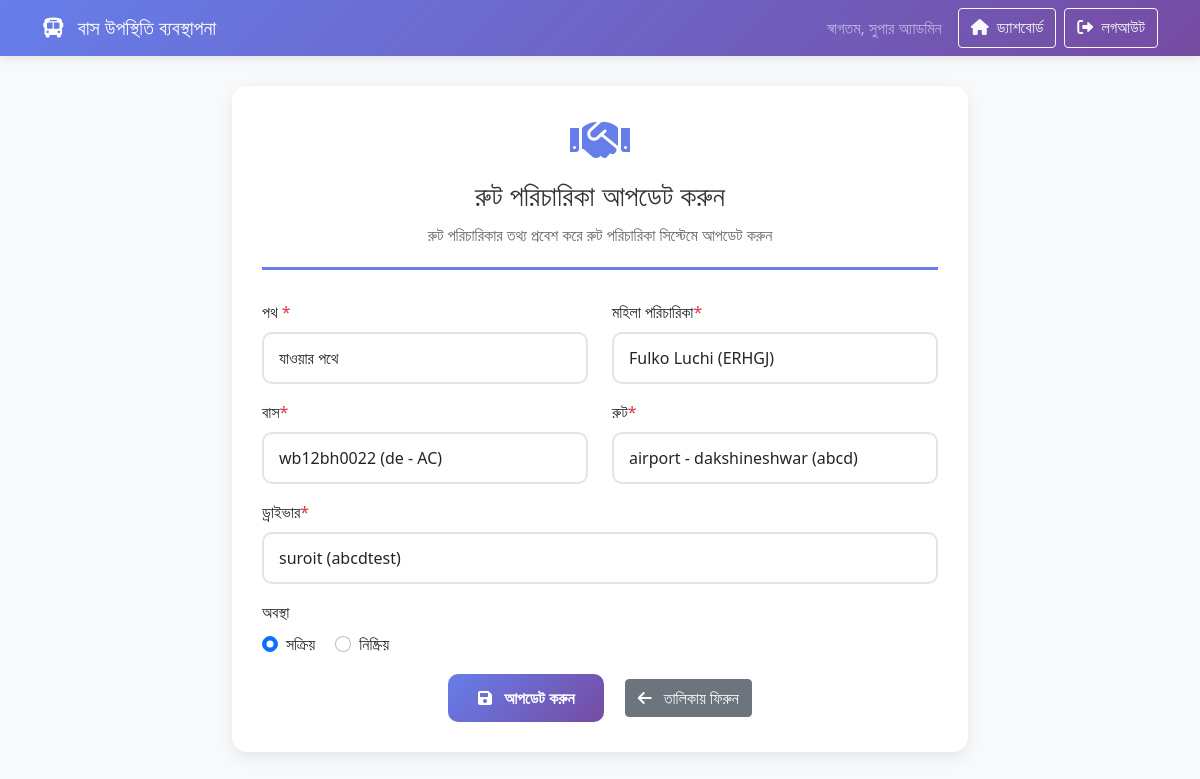
/edit_route_attendant.php?id=1 (signed in), run on the app's committed database.
### tables this page shows
CREATE TABLE `route_attendant` (
  `id` int(11) NOT NULL,
  `way` varchar(100) DEFAULT NULL,
  `attendant` int(11) DEFAULT NULL,
  `bus` int(11) DEFAULT NULL,
  `route` int(11) DEFAULT NULL,
  `driver` int(11) DEFAULT NULL,
  `status` enum('active','inactive') DEFAULT 'active',
  `created_at` timestamp NOT NULL DEFAULT current_timestamp(),
  `updated_at` timestamp NOT NULL DEFAULT current_timestamp() ON UPDATE current_timestamp()
);

### edit_route_attendant.php (the view, shortened to what this page needs)
<?php
require_once 'config/database.php';
$route_attendent_id = (int)($_GET['id'] ?? 0);
try {
    $stmt = $pdo->prepare("SELECT * FROM route_attendant WHERE id = :id");
    $stmt->execute([':id' => $route_attendent_id]);
    $route_attendent = $stmt->fetch();
} catch (PDOException $e) {
    $_SESSION['error_message'] = "সিস্টেমে সমস্যা হয়েছে";
    header('Location: edit_route_attendant.php');
    exit();
}
?>
<!DOCTYPE html>
<html lang="bn">
<head>
    <link href="https://cdn.jsdelivr.net/npm/bootstrap@5.1.3/dist/css/bootstrap.min.css" rel="stylesheet">
    <link href="https://cdnjs.cloudflare.com/ajax/libs/font-awesome/6.0.0/css/all.min.css" rel="stylesheet">
</head>
<body>
    <nav class="navbar navbar-expand-lg navbar-dark">
        <div class="container">
            <a class="navbar-brand" href="dashboard.php">
                <i class="fas fa-bus me-2"></i>
                বাস উপস্থিতি ব্যবস্থাপনা
            </a>
            <div class="navbar-nav ms-auto">
                <span class="navbar-text me-3">
                    স্বাগতম, <?php echo htmlspecialchars($_SESSION['super_admin_name']); ?>
                </span>
                <a href="dashboard.php" class="btn btn-outline-light me-2">
                    <i class="fas fa-home me-1"></i>
                    ড্যাশবোর্ড
                </a>
                <a href="logout.php" class="btn btn-outline-light">
                    <i class="fas fa-sign-out-alt me-1"></i>
                    লগআউট
                </a>
            </div>
        </div>
    </nav>
    <div class="container">
        <div class="row justify-content-center">
            <div class="col-md-8">
                <div class="form-container">
                    <div class="form-header">
                        <i class="fa-solid fa-handshake attendant-icon"></i>
                        <h3>রুট পরিচারিকা আপডেট করুন</h3>
                        <p>রুট পরিচারিকার তথ্য প্রবেশ করে রুট পরিচারিকা সিস্টেমে আপডেট করুন</p>
                    </div>
                    <form action="process_edit_route_attendant.php" method="POST">
                        <div class="row">
                            <div class="col-md-6">
                                <div class="mb-3">
                                    <label for="way" class="form-label">পথ <span class="text-danger">*</span></label>
                                    <select name="way" id="way" class="form-control" required>
                                        <option value="to_go" <?php if ($route_attendent['way'] == 'to_go') echo 'selected'; ?>>যাওয়ার পথে</option>
                                    </select>
                                </div>
                            </div>
                            <div class="col-md-6">
                                <div class="mb-3">
                                    <label for="attendant" class="form-label">মহিলা পরিচারিকা<span class="text-danger">*</span></label>
                                    <select name="attendant" id="attendant" class="form-control" required>
                                        <?php
                                        $stmt = $pdo->query("SELECT id, attendant_name, attendant_id_number FROM attendants ORDER BY attendant_name ASC");
                                        while ($row = $stmt->fetch(PDO::FETCH_ASSOC)) {
                                            if ($row['id'] == $route_attendent['attendant']) {
                                                echo '<option value="' . htmlspecialchars($row['id']) . '" selected>' . htmlspecialchars($row['attendant_name']) . ' (' . htmlspecialchars($row['attendant_id_number']) . ')</option>';
                                                continue;
                                            }
                                        }
                                        ?>
                                    </select>
                                </div>
                            </div>
                        </div>
                        <div class="row">
                            <div class="col-md-6">
                                <div class="mb-3">
                                    <label for="bus" class="form-label">বাস<span class="text-danger">*</span></label>
                                    <select name="bus" id="bus" class="form-control" required>
                                        <?php
                                        $stmt = $pdo->query("SELECT id, bus_number, bus_name, bus_type  FROM buses ORDER BY bus_number ASC");
                                        while ($row = $stmt->fetch(PDO::FETCH_ASSOC)) {
                                            if ($row['id'] == $route_attendent['bus']) {
                                                echo '<option value="' . htmlspecialchars($row['id']) . '" selected>' . htmlspecialchars($row['bus_number']) . ' (' . htmlspecialchars($row['bus_name']) . ' - ' . htmlspecialchars($row['bus_type']). ')</option>';
                                                continue;
                                            }
                                        }
                                        ?>
                                    </select>
                                </div>
                            </div>
                            <div class="col-md-6">
                                <div class="mb-3">
                                    <label for="route" class="form-label">রুট<span class="text-danger">*</span></label>
                                    <select name="route" id="route" class="form-control" required>
                                        <?php
                                        $stmt = $pdo->query("SELECT id, route_name, route_code FROM routes ORDER BY route_name ASC");
                                        while ($row = $stmt->fetch(PDO::FETCH_ASSOC)) {
                                            if ($row['id'] == $route_attendent['route']) {
                                                echo '<option value="' . htmlspecialchars($row['id']) . '" selected>' . htmlspecialchars($row['route_name']) . ' (' . htmlspecialchars($row['route_code']). ')</option>';
                                                continue;
                                            }
                                        }
                                        ?>
                                    </select>
                                </div>
                            </div>
                        </div>
                        <div class="row">
                            <div class="col-md-12">
                                <div class="mb-3">
                                    <label for="driver" class="form-label">ড্রাইভার<span class="text-danger">*</span></label>
                                    <select name="driver" id="driver" class="form-control" required>
                                        <?php
                                        $stmt = $pdo->query("SELECT id, driver_name, license_number FROM drivers ORDER BY driver_name ASC");
                                        while ($row = $stmt->fetch(PDO::FETCH_ASSOC)) {
                                            if ($row['id'] == $route_attendent['driver']) {
                                                echo '<option value="' . htmlspecialchars($row['id']) . '" selected>' . htmlspecialchars($row['driver_name']) . ' (' . htmlspecialchars($row['license_number']) . ')</option>';
                                                continue;
                                            }
                                        }
                                        ?>
                                    </select>
                                </div>
                            </div>
                        </div>
                        <div class="row">
                            <div class="col-md-6">
                                <div class="mb-3">
                                    <label class="form-label">অবস্থা</label>
                                    <div>
                                        <div class="form-check form-check-inline">
                                            <input class="form-check-input" type="radio" name="status" id="active" value="active" <?php if ($route_attendent['status'] === 'active') echo 'checked'; ?>>
                                            <label class="form-check-label" for="active">
                                                সক্রিয়
                                            </label>
                                        </div>
                                        <div class="form-check form-check-inline">
                                            <input class="form-check-input" type="radio" name="status" id="inactive" value="inactive" <?php if ($route_attendent['status'] === 'inactive') echo 'checked'; ?>>
                                            <label class="form-check-label" for="inactive">
                                                নিষ্ক্রিয়
                                            </label>
                                        </div>
                                    </div>
                                </div>
                            </div>
                        </div>
                        <div class="text-center">
                            <button type="submit" class="btn btn-primary me-3">
                                <i class="fas fa-save me-2"></i>
                                আপডেট করুন
                            </button>
                            <a href="route_attendant_list.php" class="btn btn-secondary">
                                <i class="fas fa-arrow-left me-2"></i>
                                তালিকায় ফিরুন
                            </a>
                        </div>
                    </form>
                </div>
            </div>
        </div>
    </div>
</body>
</html>

### edit_route_attendant.php (style rules this page uses)
body { background-color: #f8f9fa; font-family: 'Segoe UI', Tahoma, Geneva, Verdana, sans-serif; }
.navbar { background: linear-gradient(135deg, #667eea 0%, #764ba2 100%); box-shadow: 0 2px 10px rgba(0,0,0,0.1); }
.form-container { background: white; border-radius: 15px; box-shadow: 0 5px 15px rgba(0,0,0,0.08); padding: 30px; margin-top: 30px; }
.form-header { text-align: center; margin-bottom: 30px; padding-bottom: 20px; border-bottom: 3px solid #667eea; }
.form-header h3 { color: #333; margin-bottom: 10px; }
.form-header p { color: #666; margin: 0; }
.form-control { border: 2px solid #e1e5e9; border-radius: 10px; padding: 12px 15px; font-size: 16px; transition: all 0.3s ease; }
.btn-primary { background: linear-gradient(135deg, #667eea 0%, #764ba2 100%); border: none; border-radius: 10px; padding: 12px 30px; font-size: 16px; font-weight: 600; transition: all 0.3s ease; }
.attendant-icon { font-size: 3rem; color: #667eea; margin-bottom: 15px; }

### data on the page
route_attendant: way "যাওয়ার পথে", status "☑ সক্রিয়", status "☐ নিষ্ক্রিয়"

### other printed values
$_SESSION['super_admin_name'] "সুপার অ্যাডমিন"
form field attendant "Fulko Luchi (ERHGJ)"
form field bus "wb12bh0022 (de - AC)"
form field route "airport - dakshineshwar (abcd)"
form field driver "suroit (abcdtest)"
